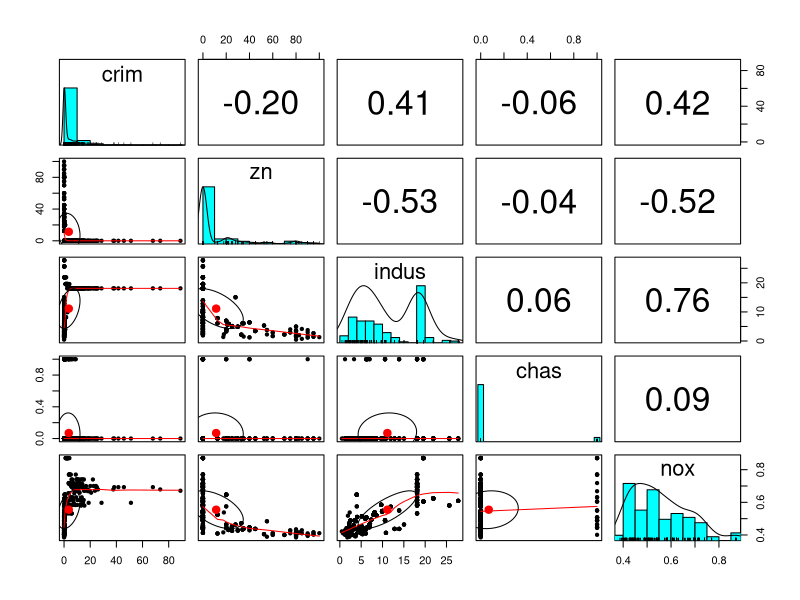
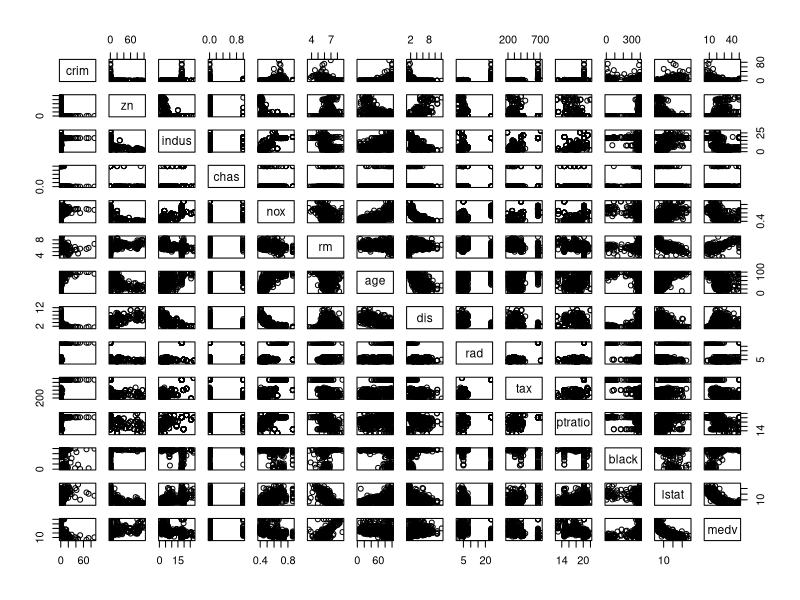
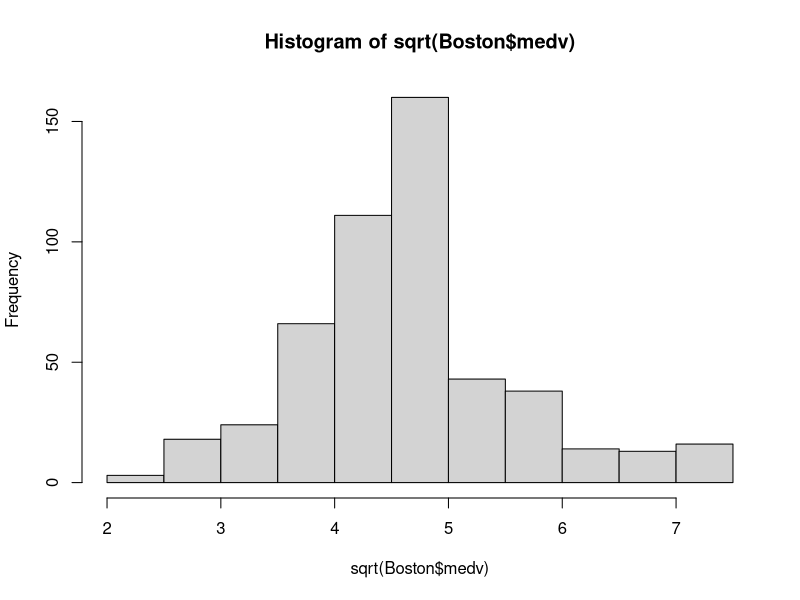
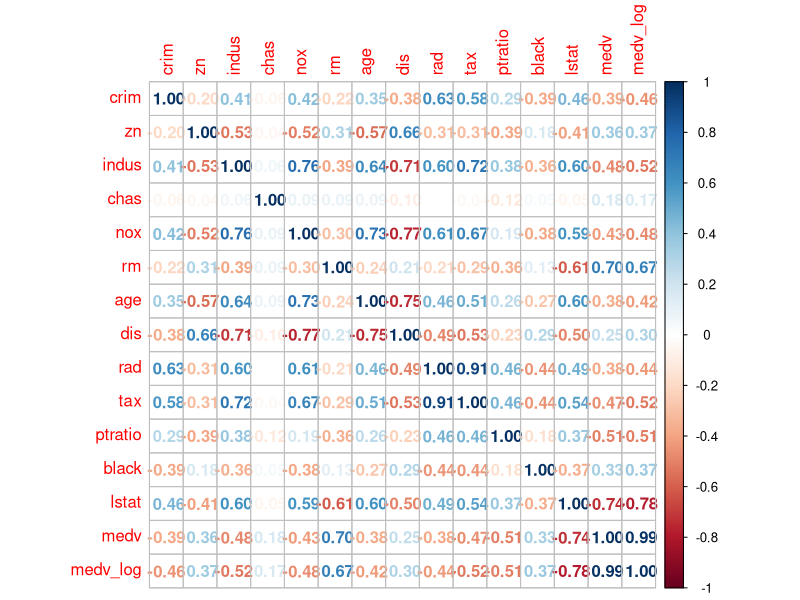
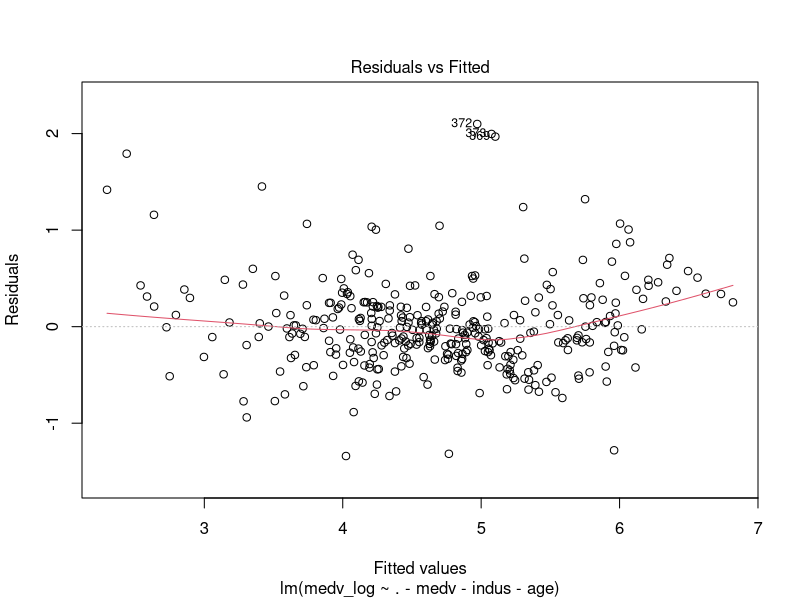
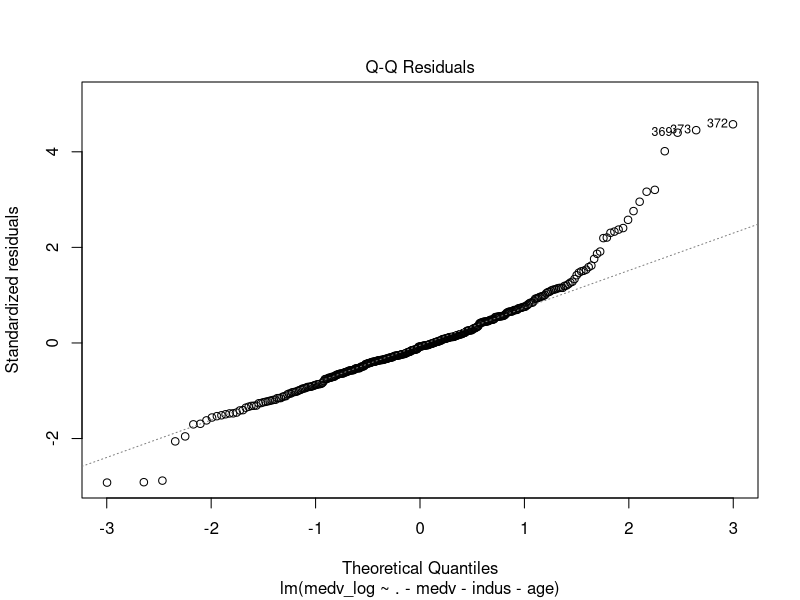
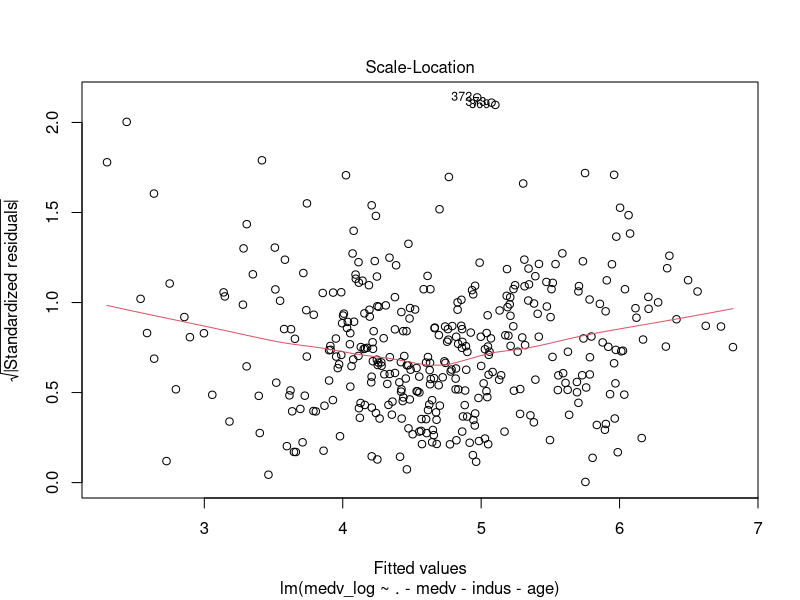
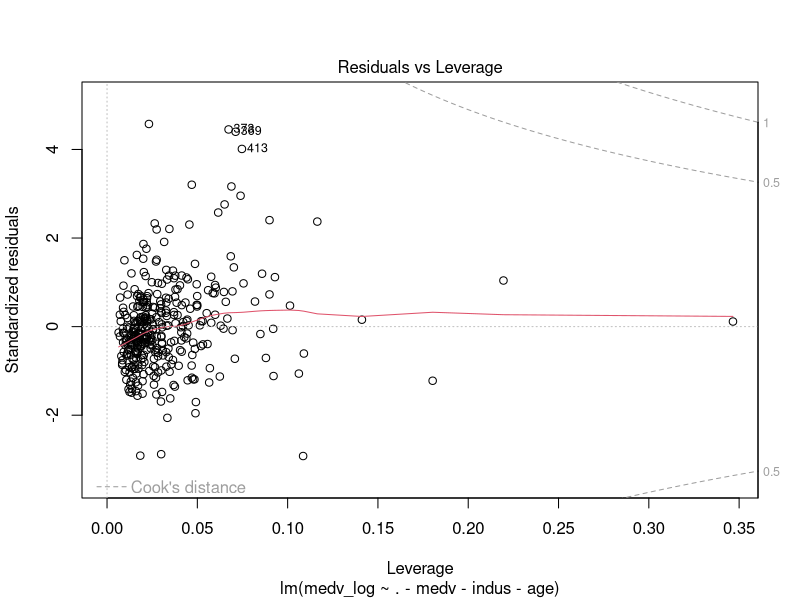

Reproduce these figures in R, in order.

### CREATING MODEL FOR BOSTON ####

library(MASS)

library(dplyr)

library(ggplot2)

library(caTools)

library(car)

library(corrplot)

data("Boston")

library(psych)


pairs.panels(Boston[c(1:5)])

glimpse(Boston)

pairs(Boston)

###### target variable #################

###### Y = medv #######################

hist(sqrt(Boston$medv))

summary(sqrt(Boston$medv))### close to normal distribution.

###################################################################################################


#### add variable called medv_sqrt ########


Boston$medv_log = sqrt(Boston$medv)



#######################################################################################################


#### check correlation ####

cr = cor(Boston)

corrplot(cr,method = "number")



######################################################################################################


####################### split dataset in to training and test set #################################################

set.seed(2)

split = sample.split(Y = Boston$medv_log,SplitRatio = 0.7)

training_data = subset(Boston,split == "TRUE")

test_data = subset(Boston,split == "FALSE")



######################################################################################################


#### building model in train data set #####


MODEL_1 = lm(medv_log ~ .-medv,data = training_data)

summary(MODEL_1)



#### deleting indus & age ####


MODEL_2 = lm(medv_log ~ .-medv-indus-age,data = training_data)

summary(MODEL_2)

plot(MODEL_2)

#### hence rad and tax are collinear,we need to remove one ###


cor(training_data$rad,training_data$tax) ### 0.9062339 ###


###### model_3 ######


MODEL_3 = lm(medv_log ~ .-medv-age-indus-tax,data = training_data)

summary(MODEL_3)

plot(MODEL_3)


hist(MODEL_3$residuals)



#### prediction on training_test ####

preds = predict(MODEL_3,training_data)

training_data$prediction = preds**2




#### to compare prediction value and actual value ####

plot(training_data$medv_log,type = "l",lty=1.8,col="green")

lines(preds,type = "l",col="blue")



#####################################################################################################



plot(training_data$medv,type = "l",lty=1.8,col="green")

lines(training_data$prediction,type = "l",col="blue")


#####################################################################################################


predict_test = predict(MODEL_3,test_data)


test_data$predict_value = predict_test**2



###############################################################################################

###### comparision of actual value and predicted value #####


plot(test_data$medv,type = "l",lty=1.8,col="green")

lines(test_data$predict_value,type = "l",col="blue")


###################################################################################################

### RMSE ON TRAIN DATA ### 


RMSE_TRAIN  = sqrt(mean((training_data$medv - preds**2)^2))


####  RMSE ####

RMSE  = sqrt(mean((test_data$medv - predict_test**2)^2))


RMSE_TRAIN
##################################################################################################


diff =   select(test_data,medv,predict_value)



################################################################################################


diff$error = diff%>%mutate(medv - predict_value)


#####################################################################################################


View(diff)

library(lmtest)

bptest(MODEL_3)

### p value = 6.432

pf(22.59,2,12)
